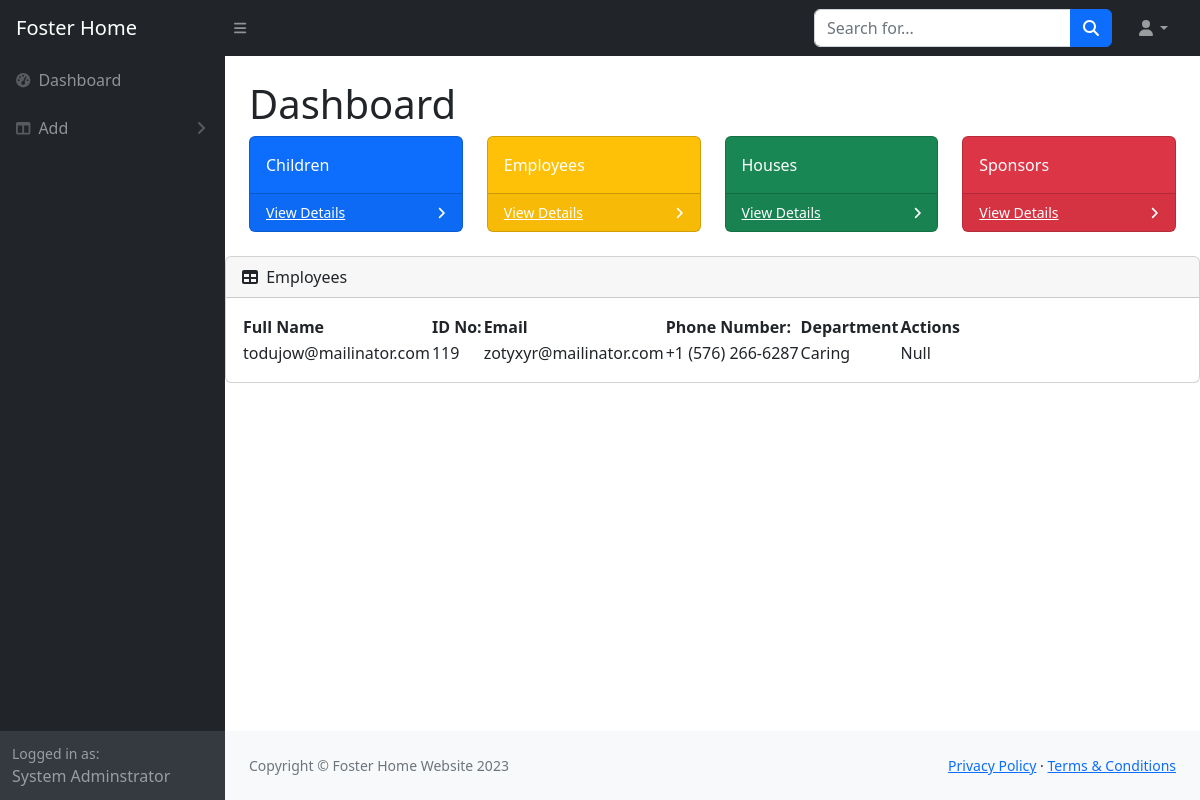
The app's page /employee-list/ (signed in) with its own data.
### fosterApp/models.py (models this page shows, shortened)
class Employee(models.Model):
    fullName=models.CharField(max_length=100)
    emplEmail=models.EmailField()
    telNo=models.CharField(max_length=20)
    employeeId=models.CharField(max_length=10,unique=True)
    department=models.ForeignKey(Department,on_delete=models.SET_NULL,null=True)
    created=models.DateTimeField(auto_now_add=True)
    updated=models.DateTimeField(auto_now=True)

class Department(models.Model):
    department=models.CharField(max_length=50)
    def __str__(self):
        return self.department

### fosterApp/views.py (the view)
# urls.py: path('employee-list/', getEmployees,name='employee-list'),
@login_required(login_url='login')
def getEmployees(request):
    employees = Employee.objects.all()
    context = {"employees": employees}
    return render(request, "fosterApp/employee-list.html", context)

### fosterApp/templates/fosterApp/employee-list.html
{% extends 'admin-dashboard.html' %}
{% block content %}
<div class="card mb-4">
    <div class="card-header">
        <i class="fas fa-table me-1"></i>
        Employees
    </div>
    <div class="card-body">
        <table id="datatablesSimple">
            <thead>
                <tr>
                    <th>Full Name</th>
                    <th>ID No:</th>
                    <th>Email</th>
                    <th>Phone Number:</th>
                    <th>Department</th>
                    <th>Actions</th>
                </tr>
            </thead>
            <tbody>
                    {% for employee in employees %}
                    <tr>
                        <td>{{ employee.fullName }}</td>
                        <td>{{ employee.employeeId }}</td>
                        <td>{{ employee.emplEmail }}</td>
                        <td>{{ employee.telNo }}</td>
                        <td>{{ employee.department }}</td>
                        <td>Null</td>
                    </tr>
                    {% endfor %}
            </tbody>
        </table>
    </div>
</div>
{% endblock %}

### records on screen
Employee: fullName "todujow@mailinator.com", employeeId "119", emplEmail "zotyxyr@mailinator.com", telNo "+1 (576) 266-6287", department "Caring"
